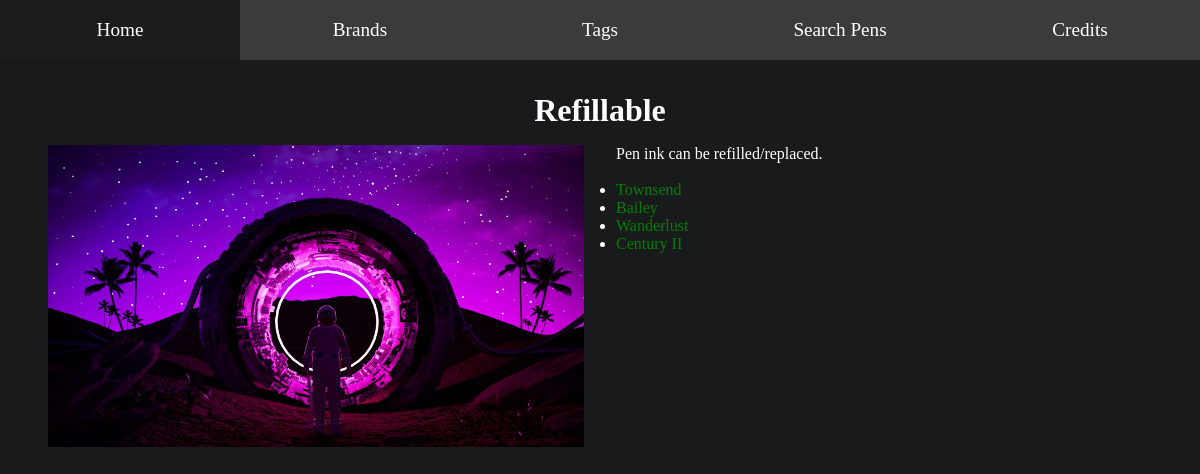
The page /tag/12 on the database its author committed.
### models.py (models this page shows, shortened)
class Tag(db.Model):
    __tablename__ = "Tag"
    id = db.Column(db.Integer, primary_key = True)
    name = db.Column(db.String, nullable = False)
    desc = db.Column(db.Text)
    photo = db.Column(db.Text)
    pens = db.relationship('Pen', secondary=PenTag, back_populates='tags')

class Pen(db.Model):
    __tablename__ = "Pen"
    id = db.Column(db.Integer, primary_key = True)
    name = db.Column(db.String, nullable = False)
    desc = db.Column(db.Text)
    photo = db.Column(db.Text)
    bid = db.Column(db.Integer,db.ForeignKey('Brand.id'), nullable = False)
    tags = db.relationship('Tag', secondary=PenTag, back_populates='pens')

### main.py (the view)
@app.route('/tag/<int:id>')
def tag(id):
    tag = models.Tag.query.filter_by(id=id).first_or_404()
    return render_template('tag.html', page_title=' TAGS', tag = tag)

### templates/tag.html
{% extends 'layout.html' %}
{% block content %}
<div id="item-page">
    <h1>{{ tag.name }}</h1>
    <div id="item-page-container">
        <div id="page-photo">
            <img src="/static/images/tags/{{ tag.photo }}"/>
        </div>
        <div id="page-details">
            <p>{{ tag.desc }}</p>
            <br>
            <ul>
                {% for pen in tag.pens %}
                <li><a href="{{ url_for('pen', id = pen.id) }}" style="color:green;">{{ pen.name }}</a></li>
                {% endfor %}
            </ul>
        </div>
    </div>
</div>
{% endblock %}

### static/css/style.css (style rules this page uses)
* { padding: 0; margin: 0; box-sizing: border-box; }
html { height: 100%; }
body { background-color: #181a1b; color: white; height: 100%; overflow: hidden; font-family: cursive; --theme-color: #FFB606; --black-color: #1C1C1C; --gray-color: #3B3B3B; --navbar-items: 4; --navbar-height: 60px; }
h1, h2, h3 { text-align: center; }
a { text-decoration: none; color: white; }
#item-page { padding: 2rem; }
#item-page-container { width: 100%; display: flex; }
#page-photo { width: 50%; height: auto; padding: 1rem; }
#page-photo img { max-width: 100%; }
#page-details { width: 50%; padding: 1rem; height: auto; }

### rows shown on the page
Tag: name "Refillable", photo (picture), desc "Pen ink can be refilled/replaced."
Pen: name "Townsend"
Pen: name "Bailey"
Pen: name "Wanderlust"
Pen: name "Century II"
